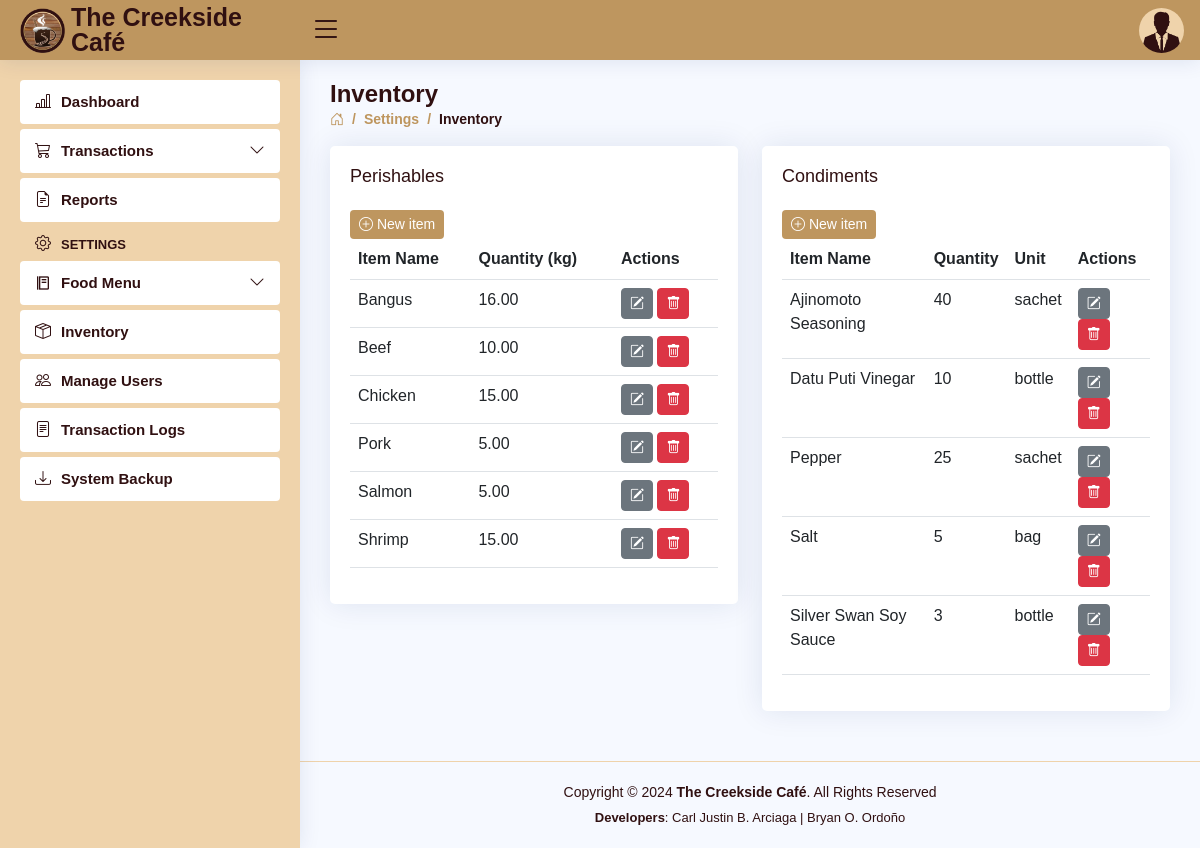
/settings-inventory.php (signed in), run on the app's committed database.
### tables this page shows
CREATE TABLE `users` (
  `user_id` int(11) NOT NULL AUTO_INCREMENT,
  `role` varchar(5) DEFAULT NULL,
  `activity` varchar(11) NOT NULL DEFAULT 'Active',
  `fname` varchar(30) DEFAULT NULL,
  `mname` varchar(30) DEFAULT NULL,
  `lname` varchar(30) DEFAULT NULL,
  `bdate` date DEFAULT NULL,
  `sex` varchar(6) DEFAULT NULL,
  `province` varchar(15) DEFAULT NULL,
  `municipality` varchar(30) DEFAULT NULL,
  `barangay` varchar(30) DEFAULT NULL,
  `contact_no` varchar(11) DEFAULT NULL,
  `email` varchar(50) DEFAULT NULL,
  `username` varchar(50) DEFAULT NULL,
  `password` varchar(50) DEFAULT NULL,
  PRIMARY KEY (`user_id`)
);

CREATE TABLE `inventory_perishable` (
  `id` int(11) NOT NULL AUTO_INCREMENT,
  `item_name` varchar(15) DEFAULT NULL,
  `quantity` decimal(10,2) DEFAULT 0.00,
  `unit` varchar(15) DEFAULT NULL,
  PRIMARY KEY (`id`)
);

CREATE TABLE `inventory_condiments` (
  `id` int(11) NOT NULL AUTO_INCREMENT,
  `item_name` varchar(30) DEFAULT NULL,
  `quantity` int(3) DEFAULT 0,
  `unit` varchar(15) DEFAULT NULL,
  PRIMARY KEY (`id`)
);

### settings-inventory.php (the view, shortened to what this page needs)
<!DOCTYPE html>
<html lang="en">
<head>
<?php
    include 'includes/links.php';
    include 'includes/header.php';
    include 'includes/sidebar.php';
 ?>
</head>
<body>
  <main id="main" class="main">
    <div class="pagetitle">
      <h1>Inventory</h1>
      <nav>
        <ol class="breadcrumb">
          <li class="breadcrumb-item"><a href="dashboard.php"><i class="bi bi-house-door"></i></a></li>
          <li class="breadcrumb-item">Settings</li>
          <li class="breadcrumb-item active">Inventory</li>
        </ol>
      </nav>
    </div>
    <section class="section dish">
    <div class="row">
      <div class="col-md-6">
          <div class="card">
            <div class="card-body">
              <div class="row">
                <div class="col">
                  <h5 class="card-title">Perishables</h5>
                  <button class="btn btn2 btn-sm" data-bs-toggle="modal" data-bs-target="#addPerishable"><i class="bi bi-plus-circle"></i> New item</button>
                  <table class="table table-hover datatable">
                    <thead>
                      <tr>
                        <th scope="col">Item Name</th>
                        <th scope="col">Quantity (kg)</th>
                        <th scope="col">Actions</th>
                      </tr>
                    </thead>
                    <tbody>
                    <?php
                      include 'connection.php';
                      $query = "SELECT * FROM inventory_perishable ORDER BY item_name ASC";
                      $result = $con->query($query);
                      if ($result) {
                        while ($row = $result->fetch_assoc()) {
                          $id = $row['id'];
                          $name = $row['item_name'];
                          $quantity = $row['quantity'];
                          $unit = $row['unit'];?>
                            <tr>
                              <td><a style="text-transform: capitalize;"><?php echo $name ?></a></td>
                              <td><?php echo $quantity ?></td>
                              <td>
                                <button class="btn btn-secondary btn-sm " data-bs-toggle="modal" data-bs-target="#updatePerishable-<?php echo $id ?>"><i class="bi bi-pencil-square"></i></button>
                                <button class="btn btn-danger btn-sm " data-bs-toggle="modal" data-bs-target="#deletePerishable-<?php echo $id ?>"><i class="bi bi-trash"></i> </button>
                              </td>
                            </tr>
                        <?php }
                      } ?>
                    </tbody>
                  </table>
                </div>
              </div>
              </div>
              </div>
                </div>
<div class="col-md-6">
                <div class="card">
            <div class="card-body">
                <div class="col">
                  <h5 class="card-title">Condiments</h5>
                  <button class="btn btn2 btn-sm" data-bs-toggle="modal" data-bs-target="#addCondiments"><i class="bi bi-plus-circle"></i> New item</button>
                  <table class="table table-hover datatable">
                    <thead>
                      <tr>
                        <th scope="col">Item Name</th>
                        <th scope="col">Quantity</th>
                        <th scope="col">Unit</th>
                        <th scope="col">Actions</th>
                      </tr>
                    </thead>
                    <tbody>
                    <?php
                      include 'connection.php';
                      $query = "SELECT * FROM inventory_condiments ORDER BY item_name ASC";
                      $result = $con->query($query);
                      if ($result) {
                        while ($row = $result->fetch_assoc()) {
                          $id = $row['id'];
                          $name = $row['item_name'];
                          $quantity = $row['quantity'];
                          $unit = $row['unit'];?>
                            <tr>
                              <td><a style="text-transform: capitalize;"><?php echo $name ?></a></td>
                              <td><?php echo $quantity ?></td>
                              <td><?php echo $unit ?></td>
                              <td>
                                <button class="btn btn-secondary btn-sm " data-bs-toggle="modal" data-bs-target="#updateCondiment-<?php echo $id ?>"><i class="bi bi-pencil-square"></i></button>
                                <button class="btn btn-danger btn-sm " data-bs-toggle="modal" data-bs-target="#deleteCondiment-<?php echo $id ?>"><i class="bi bi-trash"></i> </button>
                              </td>
                            </tr>
                        <?php }
                      } ?>
                    </tbody>
                  </table>
                </div>
              </div>
            </div>
          </div>
          </div>
    </section>
  </main>
<?php include 'includes/footer.php'; ?>
</body>
</html>

### includes/header.php (shortened to what this page needs)
<header id="header" class="header fixed-top d-flex align-items-center">
  <div class="d-flex align-items-center justify-content-between">
    <a href="dashboard.php" class="logo d-flex align-items-center">
      <img src="assets/img/creekside.png" alt="">
      <span class="d-none d-lg-block">The Creekside Café</span>
    </a>
    <i class="bi bi-list toggle-sidebar-btn"></i>
  </div>
  <nav class="header-nav ms-auto">
  <?php
      include 'connection.php';
      $username = $_SESSION['username'];
      $query = "SELECT * FROM users WHERE username = '$username'";
      $result = $con->query($query);
      if ($result) {
        while ($row = $result->fetch_assoc()) {
          $sex = $row['sex'];
          ?>
    <ul class="d-flex align-items-center">
      <li class="nav-item dropdown pe-3">
        <a class="nav-link nav-profile d-flex align-items-center pe-0" href="#" data-bs-toggle="dropdown">
          <?php
            if ($sex === 'Male') {
                echo '<img src="assets/img/Male.png" alt="Profile" class="rounded-circle">';
            } elseif ($sex === 'Female') {
                echo '<img src="assets/img/Female.png" alt="Profile" class="rounded-circle">';
            }
          ?>
        </a>
  <?php
        }
      }
  ?>
      </li>
    </ul>
  </nav>
</header>

### assets/css/style.css (style rules this page uses)
:root { scroll-behavior: smooth; }
body { font-family: "Open Sans", sans-serif; background: #f6f9ff; color: #444444; }
a { color: #4154f1; text-decoration: none; }
h1, h2, h3, h4, h5, h6 { font-family: "Nunito", sans-serif; }
#main { margin-top: 60px; padding: 20px 30px; transition: all 0.3s; }
.pagetitle { margin-bottom: 10px; }
.pagetitle h1 { font-size: 24px; margin-bottom: 0; font-weight: 600; color: #301011; }
.card { margin-bottom: 30px; border: none; border-radius: 5px; box-shadow: 0px 0 30px rgba(1, 41, 112, 0.1); }
.card-title { padding: 20px 0 15px 0; font-size: 18px; font-weight: 500; color: #301011; font-family: "Poppins", sans-serif; }
.card-body { padding: 0 20px 20px 20px; color: #301011; }
.breadcrumb { font-size: 14px; font-family: "Nunito", sans-serif; color: #be965f; font-weight: 600; }
.breadcrumb a { color: #be965f; transition: 0.3s; }
.breadcrumb .breadcrumb-item::before { color: #be965f; }
.breadcrumb .active { color: #301011; font-weight: 600; }
.logo { line-height: 1; }
@media (min-width: 1200px) { .logo { width: 280px; } }
.logo img { max-height: 45px; margin-right: 6px; }
.logo span { font-size: 25px; font-weight: 700; color: #301011; font-family: "Nunito", sans-serif; }
.header { transition: all 0.5s; z-index: 997; height: 60px; box-shadow: 0px 2px 20px rgba(1, 41, 112, 0.1); background-color: #be965f; padding-left: 20px; }
.header .toggle-sidebar-btn { font-size: 32px; padding-left: 10px; cursor: pointer; color: #301011; }
.header-nav ul { list-style: none; }
.header-nav>ul { margin: 0; padding: 0; }
.header-nav .nav-profile { color: #301011; }
.header-nav .nav-profile img { max-height: 45px; }
@media (min-width: 1200px) { #main, #footer { margin-left: 300px; } }
.btn2 { background: #be965f; border: none; color: #fff; padding: 4px 9px; }

### data on the page
inventory_perishable: item_name "Bangus", quantity "16.00"
inventory_perishable: item_name "Beef", quantity "10.00"
inventory_perishable: item_name "Chicken", quantity "15.00"
inventory_perishable: item_name "Pork", quantity "5.00"
inventory_perishable: item_name "Salmon", quantity "5.00"
inventory_perishable: item_name "Shrimp", quantity "15.00"
inventory_condiments: item_name "Ajinomoto Seasoning", quantity "40", unit "sachet"
inventory_condiments: item_name "Datu Puti Vinegar", quantity "10", unit "bottle"
inventory_condiments: item_name "Pepper", quantity "25", unit "sachet"
inventory_condiments: item_name "Salt", quantity "5", unit "bag"
inventory_condiments: item_name "Silver Swan Soy Sauce", quantity "3", unit "bottle"
